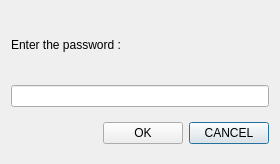
<?xml version="1.0" encoding="UTF-8"?>
<ui version="4.0">
 <class>Dialog</class>
 <widget class="QDialog" name="Dialog">
  <property name="geometry">
   <rect>
    <x>0</x>
    <y>0</y>
    <width>280</width>
    <height>164</height>
   </rect>
  </property>
  <property name="windowTitle">
   <string>Dialog</string>
  </property>
  <property name="styleSheet">
   <string notr="true">font: 10pt &quot;Courier New&quot;;</string>
  </property>
  <layout class="QGridLayout" name="gridLayout">
   <item row="2" column="3" alignment="Qt::AlignRight">
    <widget class="QPushButton" name="pushButton_2">
     <property name="text">
      <string>CANCEL</string>
     </property>
    </widget>
   </item>
   <item row="0" column="0" colspan="4">
    <widget class="QLabel" name="label">
     <property name="maximumSize">
      <size>
       <width>16777215</width>
       <height>50</height>
      </size>
     </property>
     <property name="text">
      <string>Enter the password :</string>
     </property>
    </widget>
   </item>
   <item row="1" column="0" colspan="4">
    <widget class="QLineEdit" name="Pwd_txt"/>
   </item>
   <item row="2" column="2">
    <widget class="QPushButton" name="OK_Btn">
     <property name="text">
      <string>OK</string>
     </property>
    </widget>
   </item>
  </layout>
 </widget>
 <resources/>
 <connections/>
</ui>
